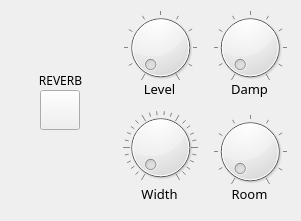
   <widget class="QWidget" name="osc1ReverbWidget" native="true">
    <property name="geometry">
     <rect>
      <x>310</x>
      <y>0</y>
      <width>301</width>
      <height>221</height>
     </rect>
    </property>
    <widget class="QLabel" name="osc1ReverbWidthLabel">
     <property name="geometry">
      <rect>
       <x>124</x>
       <y>184</y>
       <width>71</width>
       <height>20</height>
      </rect>
     </property>
     <property name="font">
      <font>
       <family>Syntha Nova</family>
       <pointsize>10</pointsize>
       <underline>false</underline>
       <strikeout>false</strikeout>
       <kerning>false</kerning>
      </font>
     </property>
     <property name="text">
      <string>Width</string>
     </property>
     <property name="alignment">
      <set>Qt::AlignCenter</set>
     </property>
    </widget>
    <widget class="QLabel" name="osc1ReverbRoomLabel">
     <property name="geometry">
      <rect>
       <x>214</x>
       <y>184</y>
       <width>71</width>
       <height>20</height>
      </rect>
     </property>
     <property name="font">
      <font>
       <family>Syntha Nova</family>
       <pointsize>10</pointsize>
       <underline>false</underline>
       <strikeout>false</strikeout>
       <kerning>false</kerning>
      </font>
     </property>
     <property name="text">
      <string>Room</string>
     </property>
     <property name="alignment">
      <set>Qt::AlignCenter</set>
     </property>
    </widget>
    <widget class="QLabel" name="osc1ReverbLvlLabel">
     <property name="geometry">
      <rect>
       <x>124</x>
       <y>79</y>
       <width>71</width>
       <height>20</height>
      </rect>
     </property>
     <property name="font">
      <font>
       <family>Syntha Nova</family>
       <pointsize>10</pointsize>
       <underline>false</underline>
       <strikeout>false</strikeout>
       <kerning>false</kerning>
      </font>
     </property>
     <property name="text">
      <string>Level</string>
     </property>
     <property name="alignment">
      <set>Qt::AlignCenter</set>
     </property>
    </widget>
    <widget class="QLabel" name="osc1ReverbDampLabel">
     <property name="geometry">
      <rect>
       <x>214</x>
       <y>79</y>
       <width>71</width>
       <height>20</height>
      </rect>
     </property>
     <property name="font">
      <font>
       <family>Syntha Nova</family>
       <pointsize>10</pointsize>
       <underline>false</underline>
       <strikeout>false</strikeout>
       <kerning>false</kerning>
      </font>
     </property>
     <property name="text">
      <string>Damp</string>
     </property>
     <property name="alignment">
      <set>Qt::AlignCenter</set>
     </property>
    </widget>
    <widget class="QPushButton" name="osc1ReverbEnable">
     <property name="geometry">
      <rect>
       <x>40</x>
       <y>90</y>
       <width>40</width>
       <height>40</height>
      </rect>
     </property>
     <property name="text">
      <string/>
     </property>
     <property name="checkable">
      <bool>true</bool>
     </property>
    </widget>
    <widget class="QLabel" name="osc1ReverbEnableLabel">
     <property name="geometry">
      <rect>
       <x>20</x>
       <y>70</y>
       <width>81</width>
       <height>21</height>
      </rect>
     </property>
     <property name="font">
      <font>
       <family>Syntha Nova</family>
       <underline>false</underline>
       <strikeout>false</strikeout>
       <kerning>false</kerning>
      </font>
     </property>
     <property name="text">
      <string>REVERB</string>
     </property>
     <property name="alignment">
      <set>Qt::AlignCenter</set>
     </property>
    </widget>
    <widget class="QDial" name="osc1ReverbRoom">
     <property name="geometry">
      <rect>
       <x>209</x>
       <y>114</y>
       <width>82</width>
       <height>75</height>
      </rect>
     </property>
     <property name="maximum">
      <number>10</number>
     </property>
     <property name="notchesVisible">
      <bool>true</bool>
     </property>
    </widget>
    <widget class="QDial" name="osc1ReverbLvl">
     <property name="geometry">
      <rect>
       <x>120</x>
       <y>10</y>
       <width>81</width>
       <height>75</height>
      </rect>
     </property>
     <property name="maximum">
      <number>10</number>
     </property>
     <property name="wrapping">
      <bool>false</bool>
     </property>
     <property name="notchesVisible">
      <bool>true</bool>
     </property>
    </widget>
    <widget class="QDial" name="osc1ReverbDamp">
     <property name="geometry">
      <rect>
       <x>209</x>
       <y>10</y>
       <width>82</width>
       <height>75</height>
      </rect>
     </property>
     <property name="maximum">
      <number>10</number>
     </property>
     <property name="notchesVisible">
      <bool>true</bool>
     </property>
    </widget>
    <widget class="QDial" name="osc1ReverbWidth">
     <property name="geometry">
      <rect>
       <x>120</x>
       <y>110</y>
       <width>81</width>
       <height>75</height>
      </rect>
     </property>
     <property name="maximum">
      <number>100</number>
     </property>
     <property name="pageStep">
      <number>10</number>
     </property>
     <property name="notchesVisible">
      <bool>true</bool>
     </property>
    </widget>
    <zorder>osc1ReverbLvl</zorder>
    <zorder>osc1ReverbDamp</zorder>
    <zorder>osc1ReverbWidth</zorder>
    <zorder>osc1ReverbRoom</zorder>
    <zorder>osc1ReverbWidthLabel</zorder>
    <zorder>osc1ReverbRoomLabel</zorder>
    <zorder>osc1ReverbLvlLabel</zorder>
    <zorder>osc1ReverbDampLabel</zorder>
    <zorder>osc1ReverbEnable</zorder>
    <zorder>osc1ReverbEnableLabel</zorder>
   </widget>
